Frame 1 (no input): blank canvas, image omitted
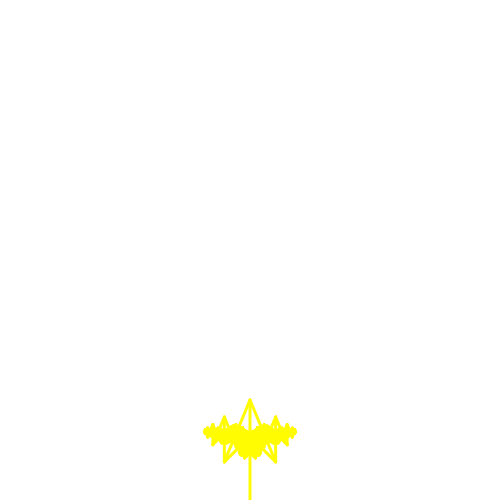
Frame 60 (no input)
Frame 120 (the mouse pressed at the canvas centre since frame 60): identical to frame 60, image omitted

The p5.js sketch that drew this single still picture (run headless with seeded random() and noise() and a simulated clock; from frame 60 on, the mouse is pressed at the canvas centre):

// p5.js sketch
// ── sketch.js
let isRunning = true; // flag to track the running state
let angle = 0;

// place functions at the top of the page before code calls functions, hoisted anyways but makes sure that fns are available to be called when needed, makes code easier to read and understand
function setup() {
  createCanvas(500, 500);
  background(0);
  button = createButton("Pause Animation");
}

function calcWeight() {
  //set to 5 as max range // larger scaling factor slow down the rate of change
  let weight = ((frameCount / 30) % 10) + 1; // map frameCount, starting at 1
  if (weight > 6) {
    // if the stroke weight is greater than 6, decrease it by 1 on each frame
    weight = 10 - weight + 2;
  }
  strokeWeight(weight);
}

function calcAngle() {
  angle = map(sin(frameCount / 60), -1, 1, 0, 3);
}

function calcColor() {
  let rainbow = frameCount % 360;
  stroke(color(`hsl(${rainbow}, 100%, 50%)`)); // set the stroke color using the rainbow value
}
function mousePressed() {
  isRunning = !isRunning; // toggle the running flag
  if (isRunning) {
    loop(); // start the draw() function being called repeatedly
  } else {
    noLoop(); // stop the draw() function from being called repeatedly
  }
}

function branch(len) {
  line(0, 0, 0, -len);
  translate(0, -len);
  if (len > 4) {
    push();
    rotate(angle);
    branch(len * 0.67);
    pop();
    push();
    rotate(-angle);
    branch(len * 0.67);
    pop();
  }
}

function draw() {
  if (!isRunning) {
    // if the running flag is false, return early and do not update the angle or draw the lines
    return;
  }
  background(255);
  translate(width * 0.5, height);
  branch(100);
  calcWeight();
  calcAngle();
  calcColor();
}
